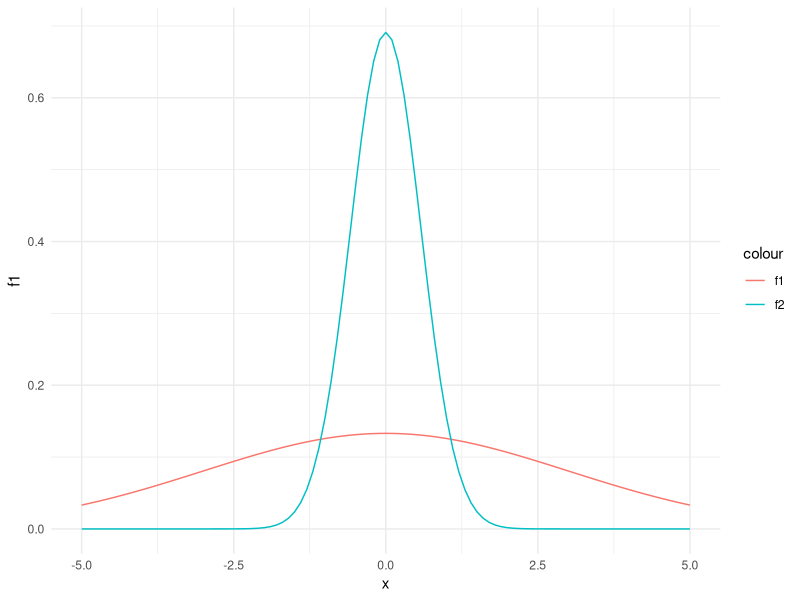

Source code (R):
library(ggplot2)

#functioggplot2#function

myfunc <- function(x){
  x2 = x+2
  return(x2)
}

myfunc(2)

##functions for normal distribution

#defining parameters
mu = 0.0
sigma = 1.0
tau = 1.0

#define first function
ndf1 <- function(x, mu, sigma) {
  (1 / (sigma * sqrt(2 * pi))) * exp(-0.5 * ((x - mu) / sigma) ^ 2)
}


#define second function
ndf2 <- function(x, mu, tau) {
  (sqrt(tau / (2 * pi))) * exp((-tau * (x - mu) ^ 2) / 2)
}


#generate x values
x_values <- seq(-5,5,by=0.1)

#calculate y values
y_f1 <- ndf1(x_values, 0, 3)
y_f2 <- ndf2(x_values, 0, 3)

#create dataframes
df <- data.frame(x=x_values,f1=y_f1,f2=y_f2)

#plotting data
plot1 <- ggplot(df, aes(x)) +
  geom_line(aes(y=f1,colour = "f1")) +
  geom_line(aes(y=f2,colour="f2")) +
  theme_minimal()
plot1
  
  